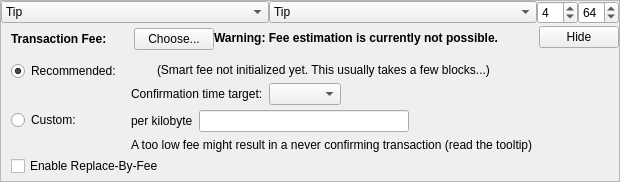
    <widget class="QFrame" name="frameFee">
     <property name="sizePolicy">
      <sizepolicy hsizetype="Expanding" vsizetype="Expanding">
       <horstretch>0</horstretch>
       <verstretch>0</verstretch>
      </sizepolicy>
     </property>
     <property name="maximumSize">
      <size>
       <width>16777215</width>
       <height>16777215</height>
      </size>
     </property>
     <property name="frameShape">
      <enum>QFrame::StyledPanel</enum>
     </property>
     <property name="frameShadow">
      <enum>QFrame::Sunken</enum>
     </property>
     <layout class="QVBoxLayout" name="verticalLayoutFee1">
      <property name="spacing">
       <number>0</number>
      </property>
      <property name="leftMargin">
       <number>0</number>
      </property>
      <property name="topMargin">
       <number>0</number>
      </property>
      <property name="rightMargin">
       <number>0</number>
      </property>
      <property name="bottomMargin">
       <number>0</number>
      </property>
      <item>
       <layout class="QHBoxLayout" name="horizontalLayout_3">
        <item>
         <widget class="QComboBox" name="cbxTypeFrom">
          <property name="toolTip">
           <string>Balance type to send from.</string>
          </property>
          <item>
           <property name="text">
            <string>Tip</string>
           </property>
          </item>
          <item>
           <property name="text">
            <string>Blind</string>
           </property>
          </item>
          <item>
           <property name="text">
            <string>Anon</string>
           </property>
          </item>
         </widget>
        </item>
        <item>
         <widget class="QComboBox" name="cbxTypeTo">
          <property name="toolTip">
           <string>Balance type to send to.</string>
          </property>
          <item>
           <property name="text">
            <string>Tip</string>
           </property>
          </item>
          <item>
           <property name="text">
            <string>Blind</string>
           </property>
          </item>
          <item>
           <property name="text">
            <string>Anon</string>
           </property>
          </item>
         </widget>
        </item>
        <item>
         <widget class="QSpinBox" name="spinRingSize">
          <property name="sizePolicy">
           <sizepolicy hsizetype="Fixed" vsizetype="Fixed">
            <horstretch>0</horstretch>
            <verstretch>0</verstretch>
           </sizepolicy>
          </property>
          <property name="minimum">
           <number>3</number>
          </property>
          <property name="maximum">
           <number>32</number>
          </property>
          <property name="value">
           <number>4</number>
          </property>
         </widget>
        </item>
        <item>
         <widget class="QSpinBox" name="spinMaxInputs">
          <property name="sizePolicy">
           <sizepolicy hsizetype="Fixed" vsizetype="Fixed">
            <horstretch>0</horstretch>
            <verstretch>0</verstretch>
           </sizepolicy>
          </property>
          <property name="minimum">
           <number>1</number>
          </property>
          <property name="value">
           <number>64</number>
          </property>
         </widget>
        </item>
       </layout>
      </item>
      <item>
       <layout class="QVBoxLayout" name="verticalLayoutFee2" stretch="0,0,0">
        <property name="spacing">
         <number>0</number>
        </property>
        <property name="leftMargin">
         <number>10</number>
        </property>
        <property name="topMargin">
         <number>0</number>
        </property>
        <item>
         <layout class="QHBoxLayout" name="horizontalLayoutFee1">
          <property name="bottomMargin">
           <number>0</number>
          </property>
          <item>
           <layout class="QVBoxLayout" name="verticalLayoutFee7">
            <property name="spacing">
             <number>0</number>
            </property>
            <item>
             <spacer name="verticalSpacerSmartFee">
              <property name="orientation">
               <enum>Qt::Vertical</enum>
              </property>
              <property name="sizeType">
               <enum>QSizePolicy::Fixed</enum>
              </property>
              <property name="sizeHint" stdset="0">
               <size>
                <width>1</width>
                <height>4</height>
               </size>
              </property>
             </spacer>
            </item>
            <item>
             <layout class="QHBoxLayout" name="horizontalLayoutSmartFee">
              <property name="spacing">
               <number>10</number>
              </property>
              <item>
               <widget class="QLabel" name="labelFeeHeadline">
                <property name="sizePolicy">
                 <sizepolicy hsizetype="Preferred" vsizetype="Maximum">
                  <horstretch>0</horstretch>
                  <verstretch>0</verstretch>
                 </sizepolicy>
                </property>
                <property name="font">
                 <font>
                  <weight>75</weight>
                  <bold>true</bold>
                 </font>
                </property>
                <property name="styleSheet">
                 <string notr="true">font-weight:bold;</string>
                </property>
                <property name="text">
                 <string>Transaction Fee:</string>
                </property>
               </widget>
              </item>
              <item>
               <widget class="QLabel" name="labelFeeMinimized">
                <property name="text">
                 <string/>
                </property>
               </widget>
              </item>
              <item>
               <widget class="QPushButton" name="buttonChooseFee">
                <property name="text">
                 <string>Choose...</string>
                </property>
               </widget>
              </item>
             </layout>
            </item>
            <item>
             <spacer name="verticalSpacer_5">
              <property name="orientation">
               <enum>Qt::Vertical</enum>
              </property>
              <property name="sizeHint" stdset="0">
               <size>
                <width>1</width>
                <height>1</height>
               </size>
              </property>
             </spacer>
            </item>
           </layout>
          </item>
          <item>
           <widget class="QLabel" name="fallbackFeeWarningLabel">
            <property name="toolTip">
             <string>Using the fallbackfee can result in sending a transaction that will take several hours or days (or never) to confirm. Consider choosing your fee manually or wait until you have validated the complete chain.</string>
            </property>
            <property name="font">
            <font>
                <weight>75</weight>
                <bold>true</bold>
            </font>
            </property>
            <property name="text">
             <string>Warning: Fee estimation is currently not possible.</string>
            </property>
            <property name="wordWrap">
             <bool>false</bool>
            </property>
           </widget>
          </item>
          <item>
           <spacer name="horizontalSpacer_4">
            <property name="orientation">
             <enum>Qt::Horizontal</enum>
            </property>
            <property name="sizeType">
             <enum>QSizePolicy::MinimumExpanding</enum>
            </property>
            <property name="sizeHint" stdset="0">
             <size>
              <width>40</width>
              <height>20</height>
             </size>
            </property>
           </spacer>
          </item>
          <item>
           <widget class="QPushButton" name="buttonMinimizeFee">
            <property name="toolTip">
             <string>collapse fee-settings</string>
            </property>
            <property name="text">
             <string>Hide</string>
            </property>
           </widget>
          </item>
         </layout>
        </item>
        <item>
         <widget class="QFrame" name="frameFeeSelection">
          <layout class="QVBoxLayout" name="verticalLayoutFee12">
           <property name="spacing">
            <number>0</number>
           </property>
           <property name="leftMargin">
            <number>0</number>
           </property>
           <property name="topMargin">
            <number>0</number>
           </property>
           <property name="rightMargin">
            <number>0</number>
           </property>
           <property name="bottomMargin">
            <number>0</number>
           </property>
           <item>
            <layout class="QGridLayout" name="gridLayoutFee">
             <property name="topMargin">
              <number>10</number>
             </property>
             <property name="bottomMargin">
              <number>4</number>
             </property>
             <property name="horizontalSpacing">
              <number>10</number>
             </property>
             <property name="verticalSpacing">
              <number>4</number>
             </property>
             <item row="1" column="1">
              <layout class="QVBoxLayout" name="verticalLayoutFee8">
               <property name="spacing">
                <number>6</number>
               </property>
               <item>
                <layout class="QHBoxLayout" name="horizontalLayoutFee13">
                 <item>
                  <widget class="QLabel" name="labelCustomPerKilobyte">
                   <property name="toolTip">
                    <string>Specify a custom fee per kB (1,000 bytes) of the transaction's virtual size.

Note:  Since the fee is calculated on a per-byte basis, a fee of "100 satoshis per kB" for a transaction size of 500 bytes (half of 1 kB) would ultimately yield a fee of only 50 satoshis.</string>
                   </property>
                   <property name="text">
                    <string>per kilobyte</string>
                   </property>
                  </widget>
                 </item>
                 <item>
                  <widget class="BitcoinAmountField" name="customFee"/>
                 </item>
                 <item>
                  <spacer name="horizontalSpacer_6">
                   <property name="orientation">
                    <enum>Qt::Horizontal</enum>
                   </property>
                   <property name="sizeHint" stdset="0">
                    <size>
                     <width>1</width>
                     <height>1</height>
                    </size>
                   </property>
                  </spacer>
                 </item>
                </layout>
               </item>
               <item>
                <layout class="QHBoxLayout" name="horizontalLayoutFee8">
                 <item>
                  <widget class="QLabel" name="labelCustomFeeWarning">
                   <property name="enabled">
                    <bool>true</bool>
                   </property>
                   <property name="toolTip">
                    <string>When there is less transaction volume than space in the blocks, miners as well as relaying nodes may enforce a minimum fee. Paying only this minimum fee is just fine, but be aware that this can result in a never confirming transaction once there is more demand for tipstream transactions than the network can process.</string>
                   </property>
                   <property name="text">
                    <string>A too low fee might result in a never confirming transaction (read the tooltip)</string>
                   </property>
                  </widget>
                 </item>
                 <item>
                  <spacer name="horizontalSpacer_2">
                   <property name="orientation">
                    <enum>Qt::Horizontal</enum>
                   </property>
                   <property name="sizeHint" stdset="0">
                    <size>
                     <width>1</width>
                     <height>1</height>
                    </size>
                   </property>
                  </spacer>
                 </item>
                </layout>
               </item>
              </layout>
             </item>
             <item row="0" column="0">
              <layout class="QVBoxLayout" name="verticalLayoutFee4" stretch="0,1">
               <item>
                <widget class="QRadioButton" name="radioSmartFee">
                 <property name="text">
                  <string>Recommended:</string>
                 </property>
                 <property name="checked">
                  <bool>true</bool>
                 </property>
                 <attribute name="buttonGroup">
                  <string notr="true">groupFee</string>
                 </attribute>
                </widget>
               </item>
               <item>
                <spacer name="verticalSpacer_2">
                 <property name="orientation">
                  <enum>Qt::Vertical</enum>
                 </property>
                 <property name="sizeHint" stdset="0">
                  <size>
                   <width>1</width>
                   <height>1</height>
                  </size>
                 </property>
                </spacer>
               </item>
              </layout>
             </item>
             <item row="1" column="0">
              <layout class="QVBoxLayout" name="verticalLayoutFee9" stretch="0,1">
               <item>
                <widget class="QRadioButton" name="radioCustomFee">
                 <property name="text">
                  <string>Custom:</string>
                 </property>
                 <attribute name="buttonGroup">
                  <string notr="true">groupFee</string>
                 </attribute>
                </widget>
               </item>
               <item>
                <spacer name="verticalSpacer_6">
                 <property name="orientation">
                  <enum>Qt::Vertical</enum>
                 </property>
                 <property name="sizeHint" stdset="0">
                  <size>
                   <width>1</width>
                   <height>1</height>
                  </size>
                 </property>
                </spacer>
               </item>
              </layout>
             </item>
             <item row="0" column="1">
              <layout class="QVBoxLayout" name="verticalLayoutFee3" stretch="0,0,1">
               <property name="spacing">
                <number>6</number>
               </property>
               <property name="topMargin">
                <number>2</number>
               </property>
               <item>
                <layout class="QHBoxLayout" name="horizontalLayoutFee12">
                 <item>
                  <widget class="QLabel" name="labelSmartFee">
                   <property name="text">
                    <string/>
                   </property>
                  </widget>
                 </item>
                 <item>
                  <widget class="QLabel" name="labelFeeEstimation">
                   <property name="text">
                    <string/>
                   </property>
                  </widget>
                 </item>
                 <item>
                  <widget class="QLabel" name="labelSmartFee2">
                   <property name="text">
                    <string>(Smart fee not initialized yet. This usually takes a few blocks...)</string>
                   </property>
                  </widget>
                 </item>
                 <item>
                  <spacer name="horizontalSpacer_5">
                   <property name="orientation">
                    <enum>Qt::Horizontal</enum>
                   </property>
                   <property name="sizeHint" stdset="0">
                    <size>
                     <width>1</width>
                     <height>1</height>
                    </size>
                   </property>
                  </spacer>
                 </item>
                </layout>
               </item>
               <item>
                <layout class="QHBoxLayout" name="horizontalLayoutFee9">
                 <item>
                  <layout class="QVBoxLayout" name="verticalLayoutFee6">
                   <item>
                    <widget class="QLabel" name="labelSmartFee3">
                     <property name="text">
                      <string>Confirmation time target:</string>
                     </property>
                    </widget>
                   </item>
                  </layout>
                 </item>
                 <item>
                  <layout class="QVBoxLayout" name="verticalLayoutFee5">
                   <property name="rightMargin">
                    <number>30</number>
                   </property>
                   <item>
                    <layout class="QHBoxLayout" name="horizontalLayoutConfTarget">
                     <property name="bottomMargin">
                      <number>0</number>
                     </property>
                     <item>
                      <widget class="QComboBox" name="confTargetSelector"/>
                     </item>
                     <item>
                      <spacer name="horizontalSpacerConfTarget">
                       <property name="orientation">
                        <enum>Qt::Horizontal</enum>
                       </property>
                       <property name="sizeHint" stdset="0">
                        <size>
                         <width>40</width>
                         <height>20</height>
                        </size>
                       </property>
                      </spacer>
                     </item>
                    </layout>
                   </item>
                  </layout>
                 </item>
                </layout>
               </item>
               <item>
                <spacer name="verticalSpacer_4">
                 <property name="orientation">
                  <enum>Qt::Vertical</enum>
                 </property>
                 <property name="sizeHint" stdset="0">
                  <size>
                   <width>1</width>
                   <height>1</height>
                  </size>
                 </property>
                </spacer>
               </item>
              </layout>
             </item>
            </layout>
           </item>
           <item>
            <widget class="QCheckBox" name="optInRBF">
             <property name="text">
              <string>Enable Replace-By-Fee</string>
             </property>
             <property name="toolTip">
              <string>With Replace-By-Fee (BIP-125) you can increase a transaction's fee after it is sent. Without this, a higher fee may be recommended to compensate for increased transaction delay risk.</string>
             </property>
            </widget>
           </item>
          </layout>
         </widget>
        </item>
        <item>
         <spacer name="verticalSpacerFee">
          <property name="orientation">
           <enum>Qt::Vertical</enum>
          </property>
          <property name="sizeHint" stdset="0">
           <size>
            <width>40</width>
            <height>5</height>
           </size>
          </property>
         </spacer>
        </item>
       </layout>
      </item>
     </layout>
    </widget>
